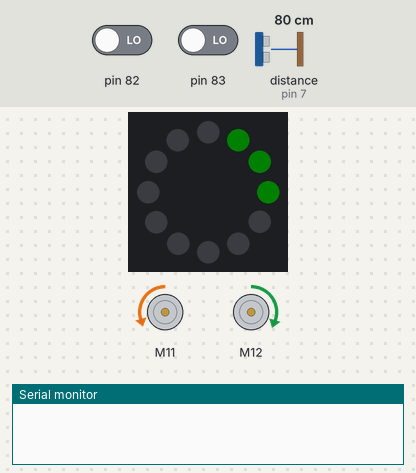
A sketch run on a simulated Arduino Uno, built for the host (arithmetic inside an expression is 32-bit, double 64-bit). On the bench: 12 RGB LEDs in a ring, first at the top, clockwise, 2 × DC motor (green arrow = forward, orange = backward, longer = faster), the last lines printed to the serial monitor. Inputs (shaded band) come from the test bench; at power-on: distance to the obstacle (sensor on pin 7) 80 cm, pin 82 LOW, pin 83 LOW. Dim RGB values are drawn brighter than linear.

Above: at 1.2 s.
1.3 s: distance to the obstacle (sensor on pin 7) set to 11 cm
2.8 s: distance to the obstacle (sensor on pin 7) set to 8 cm
At 5.3 s:
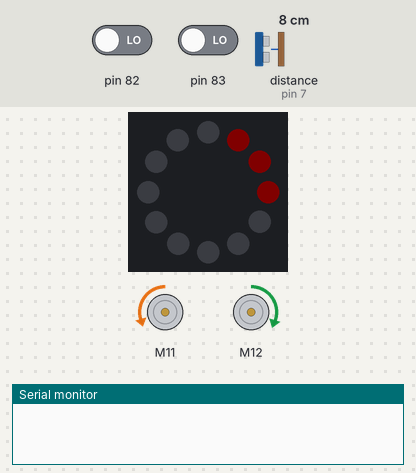
5.8 s: distance to the obstacle (sensor on pin 7) set to 18 cm
At 6.5 s:
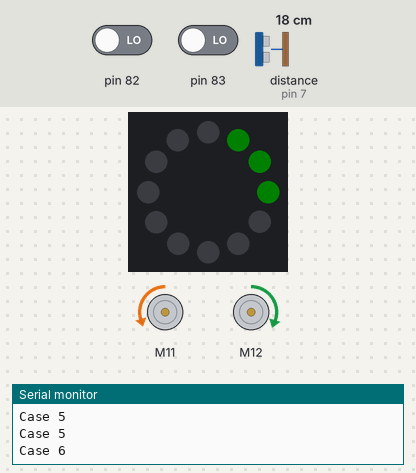
7.6 s: pin 82 driven HIGH
At 8.9 s:
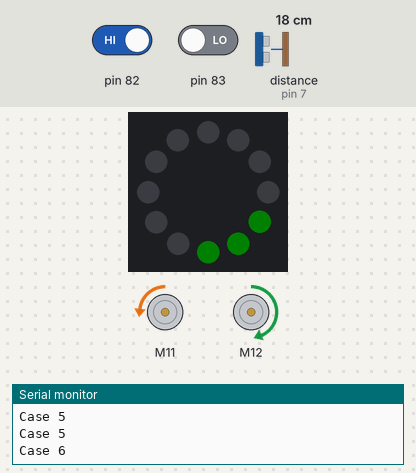
9.2 s: pin 82 driven LOW
At 10.5 s:
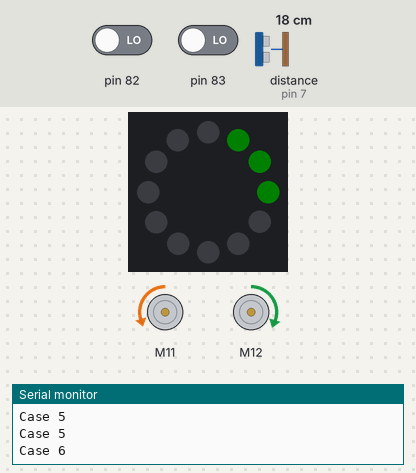
10.8 s: pin 83 driven HIGH
At 12.2 s:
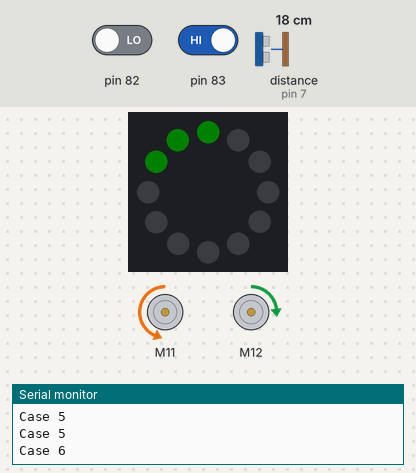
Timing chart, 0 to 13.4 s (numbered marks = the images above; inputs shaded):
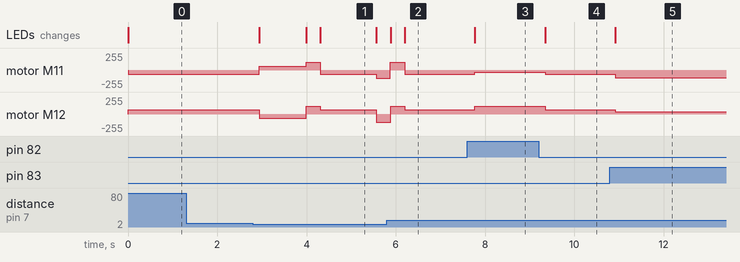

Measured:
- the behaviour switches between 10 and 9 cm on distance to the obstacle (sensor on pin 7) (found by bisection; images 0 and 1)
- after the input at 1.3 s, every drawn part: stays the same
- after the input at 2.8 s, motor M11: backward 60/255 → forward 60/255 after 0.14 s, → forward 120/255 1.1 s later, → backward 60/255 0.32 s later, → backward 120/255 1.3 s later; motor M12: forward 63/255 → backward 63/255 after 0.14 s, → forward 120/255 1.1 s later, → forward 63/255 0.32 s later, → backward 120/255 1.3 s later
- after the input at 5.8 s, the LEDs: first differ from a run without the input after 0.40 s (image 2)
- after the input at 7.6 s, motor M11: backward 60/255 → backward 36/255 after 0.17 s; motor M12: forward 63/255 → forward 113/255 after 0.17 s; the LEDs: change after 0.17 s (image 3)
- after the input at 9.2 s, motor M11: backward 36/255 → backward 60/255 after 0.15 s; motor M12: forward 113/255 → forward 63/255 after 0.15 s; the LEDs: change after 0.15 s (image 4)
- after the input at 10.8 s, motor M11: backward 60/255 → backward 113/255 after 0.12 s; motor M12: forward 63/255 → forward 36/255 after 0.12 s; the LEDs: change after 0.12 s (image 5)
- what the display in image 1 shows lasts 1.3 s, from 4.3 s to 5.6 s

The sketch:

TrackBot_AFS.ino
```cpp
#include "src/kaulab.h"
#include "src/main.h"

void setup() {
  // Usinng Kaulab.h då set up real time schuduling of tasks.
  robotSetup();
  zInitialize();
  zScheduleTask(setRobotStance, 7, 2);
  zScheduleTask(drive, 7, 3);
  zStart();
}

// Schuduling and running of taskes is managed by kaulab.h which is started in setup().
void loop() {
}
```

LEDController.h
```cpp
int nextLEDtoGlow = 0;
int LEDinstensity = 5;


void turnOfAllLEDs() {
  for (int i = 0; i < 12; i++)
    zLedRing.setColorAt(i, 0, 0, 0);
}

void LEDrobotForward() {
    turnOfAllLEDs();
    if(stance.avoidObject) {
        zLedRing.setColorAt(1, LEDinstensity, 0, 0);
        zLedRing.setColorAt(2, LEDinstensity, 0, 0);
        zLedRing.setColorAt(3, LEDinstensity, 0, 0);
    } else {
        zLedRing.setColorAt(1, 0, LEDinstensity, 0);
        zLedRing.setColorAt(2, 0, LEDinstensity, 0);
        zLedRing.setColorAt(3, 0, LEDinstensity, 0);
    }
    zLedRing.show();
}

void LEDrobotReverse() {
    turnOfAllLEDs();
    if(stance.avoidObject) {
        zLedRing.setColorAt(7, LEDinstensity, 0, 0);
        zLedRing.setColorAt(8, LEDinstensity, 0, 0);
        zLedRing.setColorAt(9, LEDinstensity, 0, 0);
    } else {
        zLedRing.setColorAt(7, 0, LEDinstensity, 0);
        zLedRing.setColorAt(8, 0, LEDinstensity, 0);
        zLedRing.setColorAt(9, 0, LEDinstensity, 0);
    }
    zLedRing.show();
}

void LEDrobotRight() {
    turnOfAllLEDs();
    if(stance.avoidObject) {
        zLedRing.setColorAt(4, LEDinstensity, 0, 0);
        zLedRing.setColorAt(5, LEDinstensity, 0, 0);
        zLedRing.setColorAt(6, LEDinstensity, 0, 0);
    } else {
        zLedRing.setColorAt(4, 0, LEDinstensity, 0);
        zLedRing.setColorAt(5, 0, LEDinstensity, 0);
        zLedRing.setColorAt(6, 0, LEDinstensity, 0);
    }
    zLedRing.show();
}

void LEDrobotLeft() {
    turnOfAllLEDs();
    if(stance.avoidObject) {
        zLedRing.setColorAt(10, LEDinstensity, 0, 0);
        zLedRing.setColorAt(11, LEDinstensity, 0, 0);
        zLedRing.setColorAt(0, LEDinstensity, 0, 0);
    } else {
        zLedRing.setColorAt(10, 0, LEDinstensity, 0);
        zLedRing.setColorAt(11, 0, LEDinstensity, 0);
        zLedRing.setColorAt(0, 0, LEDinstensity, 0);
    }

    zLedRing.show();
}

void LEDrobotStop() {
    turnOfAllLEDs();
    zSetOneLed(nextLEDtoGlow, LEDinstensity, 0, 0);
    zLedRing.show();
    if (nextLEDtoGlow < 11) { nextLEDtoGlow += + 1; }
    else { nextLEDtoGlow = 0; }
}

void LEDrobotObstacle() {
    turnOfAllLEDs();
    zSetOneLed(nextLEDtoGlow, LEDinstensity, 0, 0);
    zLedRing.show();
    if (nextLEDtoGlow < 11) { nextLEDtoGlow += + 1; }
    else { nextLEDtoGlow = 0; }
}

void LEDrobotAvoid() {
    turnOfAllLEDs();
    zSetOneLed(nextLEDtoGlow, 0, LEDinstensity, LEDinstensity);
    zLedRing.show();
    if (nextLEDtoGlow < 11) { nextLEDtoGlow += + 1; }
    else { nextLEDtoGlow = 0; }
}
```

kaulab.h
```cpp
/* This file is a copy from a KAU repository called kaulab.h controlled by git*/

#include "MeAuriga.h"
#include "Arduino_FreeRTOS.h"
#include "semphr.h"

#define MAXIMUM_TASKS 10
#define ZSCHED_TRACE

int ztask_count;
struct zTask {
  int interval, runtime, lastrun, nextrun, actualtime;
  void *func;
  int id;
  TaskHandle_t *handle;
};

struct zTask zTaskList[MAXIMUM_TASKS];
int zTaskTrace = 0;
MeRGBLed zLedRing(0, 12);
void zTaskRunner(void *);
MeLineFollower zLineFollower(PORT_9);
MeUltrasonicSensor zUltraSonicSensor(PORT_7);
MeEncoderOnBoard zMotor1(SLOT1);
MeEncoderOnBoard zMotor2(SLOT2);

/**
 * Fetches information from the line follower
 * sensor. Can return values 0-3 depending on
 * senror state.
 */
uint8_t zRobotGetLineSensor() {
	return zLineFollower.readSensors();
}

/**
 * Fetches information from the ultrasonic distance
 * sensor. Returns a value from 0 - 400.
 */
uint8_t zRobotGetUltraSensor() {
	return zUltraSonicSensor.distanceCm();
}

/**
 * Sets the motor speed for motor 1 or 2
 *
 * @param speed set the motor speed to this
 * @param motor the motor which speed should change
 */
void zRobotSetMotorSpeed(int motor, int speed) {
	if (motor == 1) zMotor1.setMotorPwm(speed);
	if (motor == 2) zMotor2.setMotorPwm(speed);
}

/* Task Management */
int zTaskCompare(const void *cmp1, const void *cmp2) {
  struct zTask *a = (struct zTask *)cmp1;
  struct zTask *b = (struct zTask *)cmp2;
  return a->interval - b->interval;
}

/**
 * Delay time milliseconds, blocking other process execution.
 * Do not use any other delay method as it will break
 * scheduling.
 *
 * @param time delay time in milliseconds
 */
void zBlockingDelay(int time) {
  TickType_t currentTick = xTaskGetTickCount();
  while (xTaskGetTickCount() - currentTick < time)
    ;
}

void zSetAllLed(int r, int g, int b) {
  for (int i = 0; i < 12; i++)
    zLedRing.setColorAt(i, r, g, b);
  zLedRing.show();
}

void zSetOneLed(int led, int r, int g, int b) {
  for (int i = 0; i < 12; i++)
    if (led == i)
      zLedRing.setColorAt(i, r, g, b);
    else
      zLedRing.setColorAt(i, 0, 0, 0);
}

void zDie(int taskno, const char *reason) {
  vTaskSuspendAll();
  Serial.print("Task ");
  Serial.print(taskno);
  Serial.print(" hard failure due to: ");
  Serial.println(reason);
  Serial.println("HALT");
  zSetAllLed(0, 0, 0);
  zLedRing.setColorAt(taskno + 1, 255, 0, 0);
  zLedRing.setColorAt(0, 64, 64, 64);
  zLedRing.show();
  for (;;) delay(500);
}

/**
 * Schedule a task for periodic execution.
 *
 * @param func pointer to function that should run
 * @param interval the period of the function (T)
 * @param runtime the runtime of the function (C)
 */
void zScheduleTask(void *func, int interval, int runtime) {
  zTaskList[ztask_count].interval = interval;
  zTaskList[ztask_count].runtime = runtime;
  zTaskList[ztask_count].func = func;
  zTaskList[ztask_count].id = ztask_count;
  zTaskList[ztask_count].nextrun = interval;
  ztask_count = ztask_count + 1;
}

/**
 * Initialize the scheduler and robot. Run this before
 * any other functions. Will initialize Serial system
 * at 9600 baud.
 */
void zInitialize() {
  Serial.begin(9600);

  TCCR1A = _BV(WGM10);
  TCCR1B = _BV(CS11) | _BV(WGM12);
  TCCR2A = _BV(WGM21) | _BV(WGM20);
  TCCR2B = _BV(CS21);

  zMotor1.setMotionMode(DIRECT_MODE);
  zMotor2.setMotionMode(DIRECT_MODE);

  ztask_count = 0;
  zLedRing.setpin(44);
  zSetAllLed(0, 0, 0);
  zSetOneLed(0, 0, 128, 0);
  memset(zTaskList, 0, 10 * sizeof(struct zTask));
}

/**
 * Toggle debug information printing
 *
 * @param trace 1 for enable, 0 for disable
 */
void zTaskSetTrace(int trace) {
	zTaskTrace = trace;
}

SemaphoreHandle_t zLock;

/**
 * Start scheduler. After running this function
 * execution is yielded to the scheduler and normal
 * program function is stopped.
 */
void zStart() {
  zLock = xSemaphoreCreateBinary();
  xSemaphoreGive(zLock);
  qsort(zTaskList, ztask_count, sizeof(struct zTask), zTaskCompare);
  for (int i = 0; i < ztask_count; i++) {
    xTaskCreate(zTaskRunner, "MainTask", 128, &zTaskList[i], i, zTaskList[i].handle);
  }
}

void zPrintDebugEvent(struct zTask * task, int time, const char * text) {
  #ifdef ZSCHED_TRACE
	if (!zTaskTrace) return;
    Serial.print(time);
    Serial.print(": task ");
    Serial.print(task->id);
    Serial.print(" ");
    Serial.print(text);
    Serial.print(" { runtime: ");
    Serial.print(task->actualtime);
    Serial.println(" } ");
  #endif
}

void zTaskRunner(void *parm) {
  struct zTask *task = (struct zTask *)parm;
  for (;;) {
    //Before Running
    xSemaphoreTake(zLock, 0);
    int starttime = xTaskGetTickCount();
    zPrintDebugEvent(task, starttime, "start");
    if (starttime > task->nextrun) {
      zDie(task->id, "Did not start on time");
    }
    task->lastrun = starttime;
    xSemaphoreGive(zLock);

    //Run the code
    ((void (*)())task->func)();

    //After running
    xSemaphoreTake(zLock, 0);
    int endtime = xTaskGetTickCount();
    task->actualtime = endtime - starttime;
    if (endtime > task->nextrun) {
      zDie(task->id, "Finished after period end");
    }
    if (task->actualtime > task->runtime) {
      zDie(task->id, "Runtime exceeded computation time");
    }
    zPrintDebugEvent(task, starttime, "finished");
    task->nextrun = task->nextrun + task->interval;
    xSemaphoreGive(zLock);
    vTaskDelayUntil(&starttime, task->interval);
  }
}
```

main.h
```cpp
typedef struct DrivingStance {
  bool clockwise;             // value to know if robot is driving clockwise or not. Good to know when avoiding object.
  bool rightTrackTurn;
  bool leftTrackTurn;
  bool reverse;
  bool avoidObject;
  int avoidTicks;
  bool objectDetected;
  bool driveTrack;
  bool outOfLineTicks;    // hur många ticks har roboten varit borta från linjen.
  /*Test*/
  int avoidState;        // value used to set what state in the avoid function we are.
  int avoidMoveOneTicks;
  int avoidMoveThirdTicks;
  int rightTurnTicks;    // value used in both calc. clockwise and in avoidfunction
  int leftTurnTicks;     // value used in both calc. clockwise and in avoidfunction
} DrivningStance;

typedef struct Sensor {
  int distance;
  int track;      // 0 = black line, 1 = black line left, 2 = black line right 3 = white area
} Sensor;

DrivingStance stance = { };
Sensor sensor = { };

#include "wheelController.h"
#include "LEDController.h"
#include "soundController.h"

void driveInTrack();
void avoidObstacle();
void setSensorStatus();
void setSurroundingStance();
void setTrackingStance();

/*
  Robot setup function
*/

void robotSetup() {
  stance.clockwise = false;
  stance.rightTurnTicks = 0;
  stance.leftTurnTicks = 0;
  stance.rightTrackTurn = false;
  stance.leftTrackTurn = false;
  stance.avoidObject = false;
  stance.avoidTicks = 0;
  stance.objectDetected = false;
  stance.driveTrack = true;
  stance.avoidState = 0;
  stance.outOfLineTicks = 0;
  stance.reverse = false;
}

/*
  ROBOT Stance and sensor functions
*/

void setRobotStance() {
  setSensorStatus();

  setSurroundingStance();

  setTrackingStance();
}

void calculateClockwise() {
  if(stance.leftTurnTicks > stance.rightTurnTicks) {
      stance.clockwise = false;
    } else {
      stance.clockwise = true;
    }
}

void setSensorStatus() {
  sensor.distance = zRobotGetUltraSensor();
  sensor.track =  zRobotGetLineSensor();
}

void setSurroundingStance() {
  if (sensor.distance < 10) {
    stance.avoidObject = true;
    stance.objectDetected = true;
    stance.driveTrack = false;
  } else {
    stance.objectDetected = false;
  }
}

void setTrackingStance() {
  switch (sensor.track) {
    case 0: // black
        stance.leftTrackTurn = false;
        stance.rightTrackTurn = false;
        stance.outOfLineTicks = 0;
        break;
    case 1: // turn left
        stance.leftTrackTurn = true;
        break;
    case 2: // turn right
        stance.rightTrackTurn = true;
        break;
    case 3: // out of line
        /*
          stance.reverse = true;
          stance.leftTrackTurn = false;
          stance.rightTrackTurn = false;*/
        break;
  }
}

/*
  ROBOT action functions
*/

void drive()  {
  if(stance.driveTrack)
    driveInTrack();
  else if(stance.avoidObject)
    avoidObstacle();
  else
    zSetAllLed(40, 40, 40);  // Standard LED om inget annat
}

void driveInTrack()
{
  if (stance.leftTrackTurn) {
    LEDrobotLeft();
    wheelRobotTurnLeft();
    stance.leftTurnTicks++;
  } else if (stance.rightTrackTurn) {
    LEDrobotRight();
    wheelRobotTurnRight();
    stance.rightTurnTicks++;
  } else if (stance.reverse) {
    Serial.println("Reverse 3");
    Serial.flush();
    zRobotSetMotorSpeed(1, speed/2);
    zRobotSetMotorSpeed(2, -speed/2);
    LEDrobotReverse();
  } else {
    LEDrobotForward();
    wheelRobotForward();
  }
    calculateClockwise();
  }

void avoidLeftTurn(int timer) {
    wheelRobotTurnLeft();
    LEDrobotLeft();
    stance.avoidTicks++;
    if(stance.avoidTicks > timer) {
      stance.avoidState++;
      stance.avoidTicks = 0;
    }
}

void avoidRightTurn(int timer) {
    wheelRobotTurnRight();
    LEDrobotRight();
    stance.avoidTicks++;
    if(stance.avoidTicks > timer) {
      stance.avoidState++;
      stance.avoidTicks = 0;
    }
}

/* Drived forward until track is found. Then makes one turn and gets into drive-mode */
void avoidWrapUp() {
    stance.avoidObject = false;
    stance.driveTrack = true;
    stance.avoidState = 0;
    stance.rightTurnTicks = 0;
    stance.leftTurnTicks = 0;
    stance.avoidMoveThirdTicks = 0;
    stance.avoidMoveOneTicks = 0;
}


void avoidForward(int timer) {
  if (stance.avoidTicks < timer) {
    wheelRobotForward();
    LEDrobotForward();
    stance.avoidTicks++;
  } else {
    stance.avoidTicks = 0;
    stance.avoidState++;
  }
}

void avoidReverse(int timer) {
  if (stance.avoidTicks < timer) {
    wheelRobotbackward();
    LEDrobotReverse();
    stance.avoidTicks++;
  } else {
    stance.avoidTicks = 0;
    stance.avoidState++;
  }
}

void avoidObstacle()
{

  switch (stance.avoidState) {
    case 0: // backa lite så att vi kommer bort från objekt
      avoidReverse(9);
      break;
    case 1: // Sväng in i cirkeln
      if(stance.clockwise) {
        avoidRightTurn(2);
      } else {
        avoidLeftTurn(2);
      }
      break;

    case 2: // Kör rakt fram en liten stund
      avoidForward(11);
      break;

    case 3: // sväng tillbaka fr att komma parallelt med linjen
      if(stance.clockwise) {
          avoidLeftTurn(1);
        } else {
          avoidRightTurn(1);
        }
      break;

    case 4: // åk i en sväng för att komma tillbaka till linjen
      Serial.println("Case 4");
      Serial.flush();
      int speed = 120;
      int turnspeed = speed*0.3;
      if(sensor.track == 3) { // black line
        if(stance.clockwise) { // left turn
          zRobotSetMotorSpeed(1, -speed + turnspeed);
          zRobotSetMotorSpeed(2, turnspeed+10);
          LEDrobotLeft();
        } else { // right turn
          zRobotSetMotorSpeed(1, -turnspeed-10);
          zRobotSetMotorSpeed(2, speed - turnspeed);
          LEDrobotRight();
        }
      } else {
        Serial.println("Case 4 else");
        Serial.flush();
        stance.avoidTicks = 0;
        stance.avoidState++;
      }
      break;

    case 5: // Gör sista svängen för att komma tillbaka.
      Serial.println("Case 5");
      Serial.flush();
      if(stance.clockwise) {
            avoidRightTurn(1);
      } else {
            avoidLeftTurn(1);
      }
      break;

    case 6:
      Serial.println("Case 6");
      Serial.flush();
      avoidWrapUp();
      break;
  }
}
```

soundController.h
```cpp
#include "soundNotes.h"

// change this to make the song slower or faster
int tempo = 100;

// notes of the moledy followed by the duration.
// a 4 means a quarter note, 8 an eighteenth , 16 sixteenth, so on
// !!negative numbers are used to represent dotted notes,
// so -4 means a dotted quarter note, that is, a quarter plus an eighteenth!!
int melody[] = {

    // Dart Vader theme (Imperial March) - Star wars
  // Score available at https://musescore.com/user/202909/scores/1141521
  // The tenor saxophone part was used

  NOTE_A4,-4, NOTE_A4,-4, NOTE_A4,16, NOTE_A4,16, NOTE_A4,16, NOTE_A4,16, NOTE_F4,8, REST,8,
  NOTE_A4,-4, NOTE_A4,-4, NOTE_A4,16, NOTE_A4,16, NOTE_A4,16, NOTE_A4,16, NOTE_F4,8, REST,8,
  NOTE_A4,4, NOTE_A4,4, NOTE_A4,4, NOTE_F4,-8, NOTE_C5,16,

  NOTE_A4,4, NOTE_F4,-8, NOTE_C5,16, NOTE_A4,2,//4
  NOTE_E5,4, NOTE_E5,4, NOTE_E5,4, NOTE_F5,-8, NOTE_C5,16,
  NOTE_A4,4, NOTE_F4,-8, NOTE_C5,16, NOTE_A4,2,

  NOTE_A5,4, NOTE_A4,-8, NOTE_A4,16, NOTE_A5,4, NOTE_GS5,-8, NOTE_G5,16, //7
  NOTE_DS5,16, NOTE_D5,16, NOTE_DS5,8, REST,8, NOTE_A4,8, NOTE_DS5,4, NOTE_D5,-8, NOTE_CS5,16,

  NOTE_C5,16, NOTE_B4,16, NOTE_C5,16, REST,8, NOTE_F4,8, NOTE_GS4,4, NOTE_F4,-8, NOTE_A4,-16,//9
  NOTE_C5,4, NOTE_A4,-8, NOTE_C5,16, NOTE_E5,2,

  NOTE_A5,4, NOTE_A4,-8, NOTE_A4,16, NOTE_A5,4, NOTE_GS5,-8, NOTE_G5,16, //7
  NOTE_DS5,16, NOTE_D5,16, NOTE_DS5,8, REST,8, NOTE_A4,8, NOTE_DS5,4, NOTE_D5,-8, NOTE_CS5,16,

    NOTE_C5,16, NOTE_B4,16, NOTE_C5,16, REST,8, NOTE_F4,8, NOTE_GS4,4, NOTE_F4,-8, NOTE_A4,-16,//9
  NOTE_A4,4, NOTE_F4,-8, NOTE_C5,16, NOTE_A4,2,

};

// sizeof gives the number of bytes, each int value is composed of two bytes (16 bits)
// there are two values per note (pitch and duration), so for each note there are four bytes
int notes = sizeof(melody) / sizeof(melody[0]) / 2;

// this calculates the duration of a whole note in ms
int wholenote = (60000 * 4) / tempo;

int divider = 0, noteDuration = 0;

MeBuzzer buzzer(45);

void ImperialMarch() {
    buzzer.setpin(45);

    for (int thisNote = 0; thisNote < notes * 2; thisNote = thisNote + 2) {

    // calculates the duration of each note
    divider = melody[thisNote + 1];
    if (divider > 0) {
      // regular note, just proceed
      noteDuration = (wholenote) / divider;
    } else if (divider < 0) {
      // dotted notes are represented with negative durations!!
      noteDuration = (wholenote) / abs(divider);
      noteDuration *= 1.5; // increases the duration in half for dotted notes
    }

    // we only play the note for 90% of the duration, leaving 10% as a pause
    buzzer.tone(melody[thisNote], noteDuration*0.9);

    // Wait for the specief duration before playing the next note.
    zBlockingDelay(noteDuration);

    // stop the waveform generation before the next note.
    buzzer.noTone();
  }
}

void MakeSound() {
  buzzer.setpin(45);
  buzzer.tone(1000,10);
  zBlockingDelay(10);
  buzzer.noTone();
}
```

Source omitted: soundNotes.h (1949 bytes), wheelController.h (1651 bytes)
